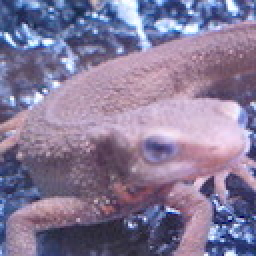
%> input picture Question_11_20/imori.jpg, 128 x 128 px (shown 2 times larger)
$ octave ans_14.m   (GNU Octave 9; MATLAB toolbox functions it lacks are replaced by stand-ins)
%> lines starting %> are read from the running program, lines starting %| are printed output that depends on the picture
clear
I = imread("imori.jpg");
%> I is the input picture: size 128x128x3 uint8; mean R, G, B 134.1, 121.8, 152.8
I = 0.2126 * I(:,:,1) + 0.7152 * I(:,:,2) + 0.0722 * I(:,:,3);
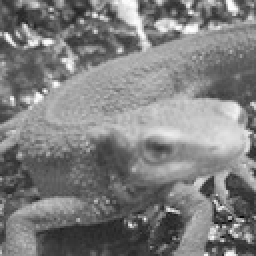
%> I: size 128x128 uint8 (shown 2 times larger); min 7, max 254, mean 126.7
n = 3;
Kv = [0 -1 0; 0 1 0; 0 0 0];
Kh = [0 0 0; -1 1 0; 0 0 0];
J = zero_padding(I, Kv);
%> after the loop in zero_padding, `for y = 1:h`:
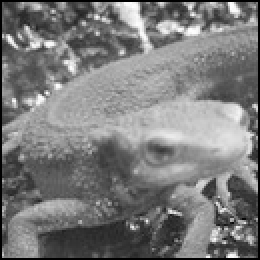
%> J: size 130x130 double (shown 2 times larger); min 0, max 254, mean 122.8
[H, W, C] = size(I);
%> H = 128; W = 128; C = 1


imshow(I);

%vertical
Iv = im2double(I);
for y = 1:H
    for x = 1:W
          Iv(y, x) = mean2(J(y:y+n-1, x:x+n-1) .* Kv);
    end
end
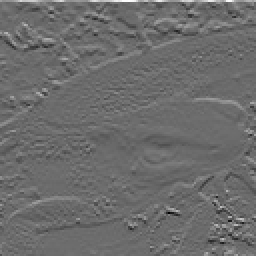
%> Iv: size 128x128 double (shown 2 times larger); min -20.67, max 28.11, mean 0.1; drawn with min black and max white
%imshow(Iv);

%horizontal
Ih = im2double(I);
for y = 1:H
    for x = 1:W
        Ih(y, x) = mean2(J(y:y+n-1, x:x+n-1) .* Kh);
    end
end
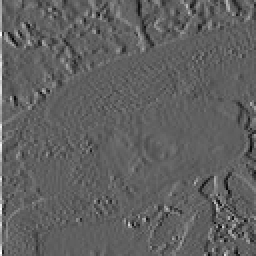
%> Ih: size 128x128 double (shown 2 times larger); min -13.22, max 21.89, mean 0.1; drawn with min black and max white
%imshow(Ih);
%imwrite(Ih, "I_h.jpg");


%display image
%imshow(cat(2, Iv, Ih));


function J = zero_padding(I, K)
[h, w, c] = size(I);
sz_k = size(K);
pad = floor(sz_k(1)/2);
J = zeros(h+pad*2, w+pad*2, c);
for y = 1:h
    for x = 1:w
        J(1+pad:h+pad, 1+pad:w+pad, :) = I;
    end
end
end
